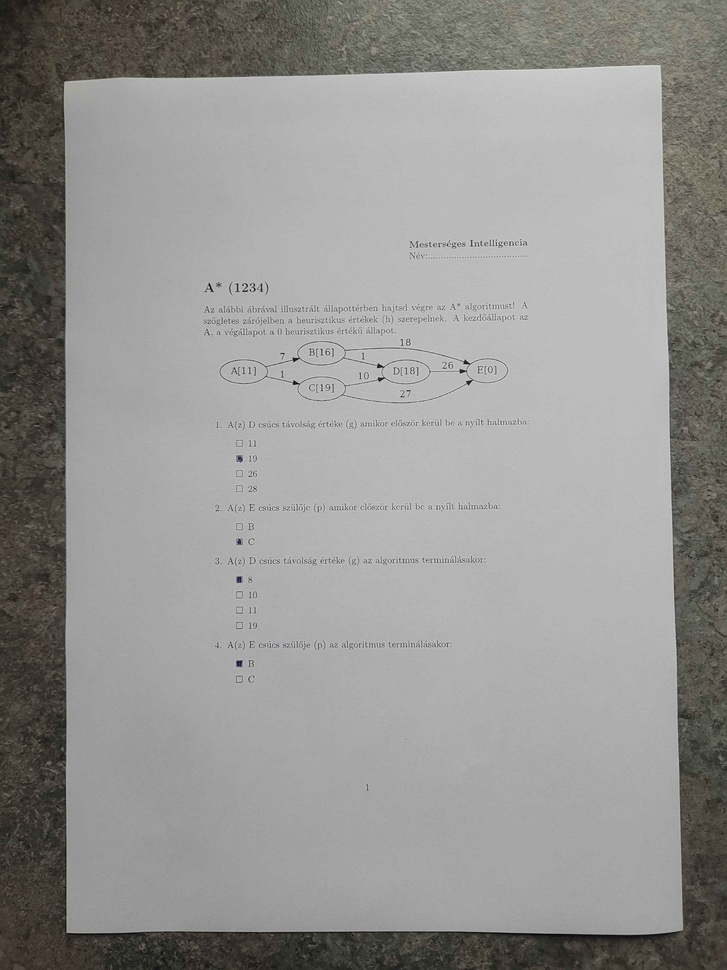
#> input picture images/answer_sheet_1.jpg, 727 x 970 px, shrunk from 1512 x 2016 before the run
$ python -i test_grader.py   (imports and definitions only)
#> lines starting #> are read from the running program, lines starting #| are printed output that depends on the picture; after the words box and inside, x2 and y2 are one past the last pixel; in counts of white or black regions, pixels touching at a corner belong together
#> further down, picture is the input picture: shape (970, 727, 3); mean B, G, R 146.1, 148.2, 149
from imutils.perspective import four_point_transform
from imutils import contours
import imutils
import cv2
import numpy as np
import gradio as gr
import pandas as pd
from ShapeDetect import ShapeDetect

# [69 lines left out: functions show_images, edge_detection, find_contours, all_contours, find_document_contour, top_view and 1 more, not called in this run]

def find_contours_on_desired_area(image_orig) -> list:
    image = image_orig.copy()
    hsv = cv2.cvtColor(image, cv2.COLOR_BGR2HSV)
#> hsv: shape (970, 727, 3); mean H, S, V 7.4, 10, 149.1
    #Remove blues colors using HSV
    lower_bound = (100, 30, 10)
    upper_bound = (140, 255, 255)

    # Create mask for the targeted colors
    mask = cv2.inRange(hsv, lower_bound, upper_bound)
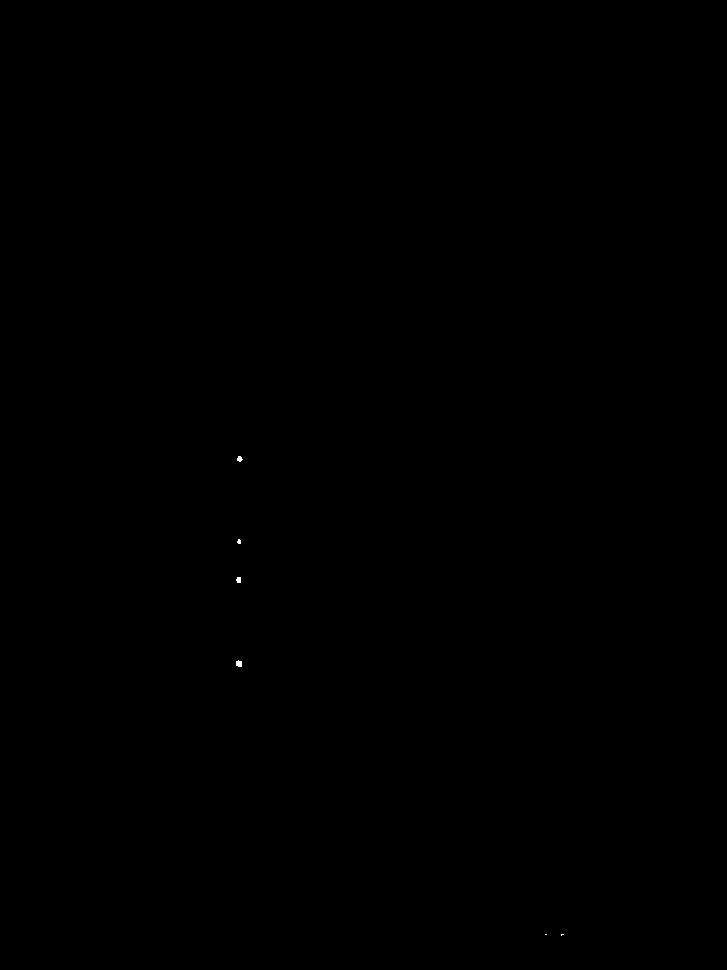
#> mask: shape (970, 727); 0.02% white; 6 white regions (3 under 20 px), largest, box (x1, y1, x2, y2) and area: (236, 660, 242, 667) 35, (236, 577, 241, 583) 26, (237, 456, 243, 462) 25
    result = cv2.inpaint(image, mask, 100, cv2.INPAINT_NS)

    #show_images(result, "The blue color masked from the image")

    gray = cv2.cvtColor(result, cv2.COLOR_BGR2GRAY)
    blurred = cv2.GaussianBlur(gray, (5, 5), 0)
    thresh = cv2.Canny(blurred, 30, 30)
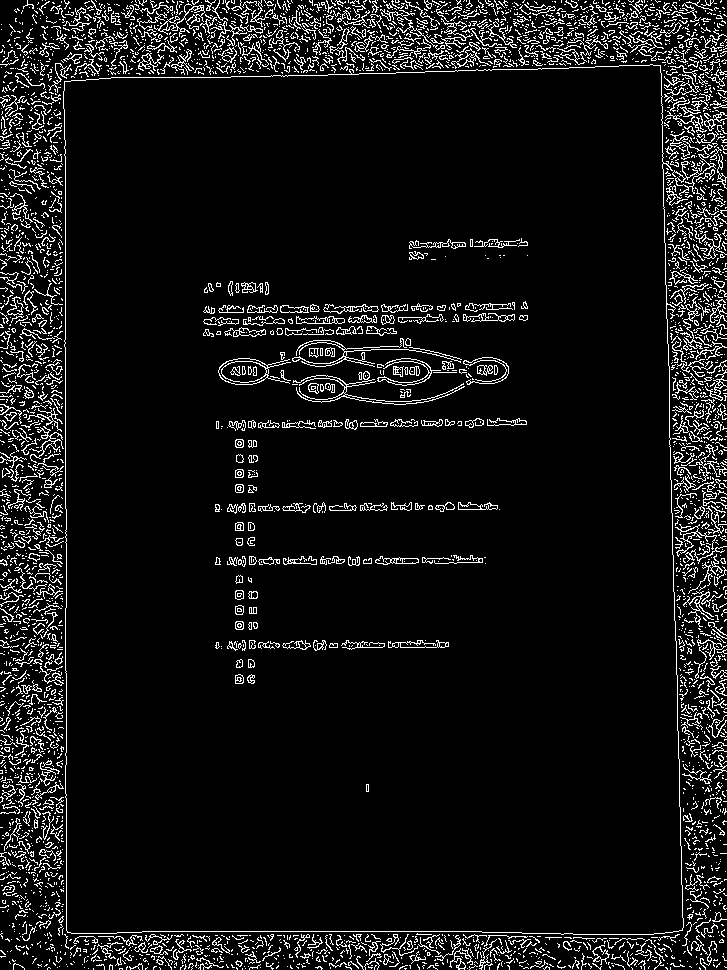
#> thresh: shape (970, 727); 7.7% white in thin lines or dots
    #Finding contours
    cnts = cv2.findContours(thresh.copy(), cv2.RETR_EXTERNAL, cv2.CHAIN_APPROX_SIMPLE)
#> cnts = 3767 contours, 3661 with area under 20; largest, box (x1, y1, x2, y2) and area: (63, 64, 684, 935) 520838, (670, 131, 716, 196) 269, (154, 3, 205, 37) 207, (451, 48, 491, 69) 153, (218, 47, 237, 63) 136
    cnts = imutils.grab_contours(cnts)
    return cnts


# [132 lines left out: functions get_rectangles, get_answer_boxes, threshold, test_grader_2, omr_function, gradio_omr_function, not called in this run]

# [32 lines not run here, left out]

>>> import cv2
>>> picture = cv2.imread('images/answer_sheet_1.jpg')
>>> result = find_contours_on_desired_area(picture)
#> result has the same summary as cnts in find_contours_on_desired_area
